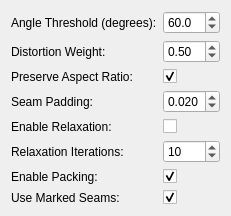
         <widget class="QWidget" name="page_AngleBased">
          <layout class="QFormLayout" name="formLayout_AngleBased">
           <item row="0" column="0">
            <widget class="QLabel" name="label_AngleThreshold">
             <property name="text">
              <string>Angle Threshold (degrees):</string>
             </property>
            </widget>
           </item>
           <item row="0" column="1">
            <widget class="QDoubleSpinBox" name="spinBox_AngleThreshold">
             <property name="toolTip">
              <string>Face-angle difference above which a hard UV seam is cut</string>
             </property>
             <property name="decimals">
              <number>1</number>
             </property>
             <property name="maximum">
              <double>180.000000000000000</double>
             </property>
             <property name="value">
              <double>60.000000000000000</double>
             </property>
            </widget>
           </item>
           <item row="1" column="0">
            <widget class="QLabel" name="label_DistortionWeight">
             <property name="text">
              <string>Distortion Weight:</string>
             </property>
            </widget>
           </item>
           <item row="1" column="1">
            <widget class="QDoubleSpinBox" name="spinBox_DistortionWeight">
             <property name="toolTip">
              <string>&lt;html&gt;&lt;head/&gt;&lt;body&gt;&lt;p&gt;Balance between angle-preserving and area-preserving unwrapping&lt;/p&gt;&lt;/body&gt;&lt;/html&gt;</string>
             </property>
             <property name="decimals">
              <number>2</number>
             </property>
             <property name="maximum">
              <double>1.000000000000000</double>
             </property>
             <property name="singleStep">
              <double>0.100000000000000</double>
             </property>
             <property name="value">
              <double>0.500000000000000</double>
             </property>
            </widget>
           </item>
           <item row="2" column="0">
            <widget class="QLabel" name="label_PreserveAspect">
             <property name="text">
              <string>Preserve Aspect Ratio:</string>
             </property>
            </widget>
           </item>
           <item row="2" column="1">
            <widget class="QCheckBox" name="checkBox_PreserveAspect">
             <property name="toolTip">
              <string>Keep UV proportions matching the 3D geometry</string>
             </property>
             <property name="text">
              <string/>
             </property>
             <property name="checked">
              <bool>true</bool>
             </property>
            </widget>
           </item>
           <item row="3" column="0">
            <widget class="QLabel" name="label_SeamPadding">
             <property name="text">
              <string>Seam Padding:</string>
             </property>
            </widget>
           </item>
           <item row="3" column="1">
            <widget class="QDoubleSpinBox" name="spinBox_SeamPadding">
             <property name="toolTip">
              <string>Gap left around UV island edges to prevent texture bleeding</string>
             </property>
             <property name="decimals">
              <number>3</number>
             </property>
             <property name="maximum">
              <double>1.000000000000000</double>
             </property>
             <property name="singleStep">
              <double>0.010000000000000</double>
             </property>
             <property name="value">
              <double>0.020000000000000</double>
             </property>
            </widget>
           </item>
           <item row="4" column="0">
            <widget class="QLabel" name="label_EnableRelaxation">
             <property name="text">
              <string>Enable Relaxation:</string>
             </property>
            </widget>
           </item>
           <item row="4" column="1">
            <widget class="QCheckBox" name="checkBox_EnableRelaxation">
             <property name="toolTip">
              <string>Smooth UV islands after unwrapping to reduce stretching</string>
             </property>
             <property name="text">
              <string/>
             </property>
            </widget>
           </item>
           <item row="5" column="0">
            <widget class="QLabel" name="label_RelaxationIterations">
             <property name="text">
              <string>Relaxation Iterations:</string>
             </property>
            </widget>
           </item>
           <item row="5" column="1">
            <widget class="QSpinBox" name="spinBox_RelaxationIterations">
             <property name="toolTip">
              <string>How many relaxation passes to run</string>
             </property>
             <property name="minimum">
              <number>1</number>
             </property>
             <property name="maximum">
              <number>100</number>
             </property>
             <property name="value">
              <number>10</number>
             </property>
            </widget>
           </item>
           <item row="6" column="0">
            <widget class="QLabel" name="label_EnablePacking">
             <property name="text">
              <string>Enable Packing:</string>
             </property>
            </widget>
           </item>
           <item row="6" column="1">
            <widget class="QCheckBox" name="checkBox_EnablePacking">
             <property name="toolTip">
              <string>Automatically pack UV islands into 0-1 space</string>
             </property>
             <property name="text">
              <string/>
             </property>
             <property name="checked">
              <bool>true</bool>
             </property>
            </widget>
           </item>
           <item row="7" column="0">
            <widget class="QLabel" name="label_UseMarkedSeams">
             <property name="text">
              <string>Use Marked Seams:</string>
             </property>
            </widget>
           </item>
           <item row="7" column="1">
            <widget class="QCheckBox" name="checkBox_UseMarkedSeams">
             <property name="toolTip">
              <string>&lt;html&gt;&lt;head/&gt;&lt;body&gt;&lt;p&gt;Force manually-marked edges (Mark Seams above) into the seam set, in addition to the automatic angle-threshold detection&lt;/p&gt;&lt;/body&gt;&lt;/html&gt;</string>
             </property>
             <property name="text">
              <string/>
             </property>
             <property name="checked">
              <bool>true</bool>
             </property>
            </widget>
           </item>
          </layout>
         </widget>
